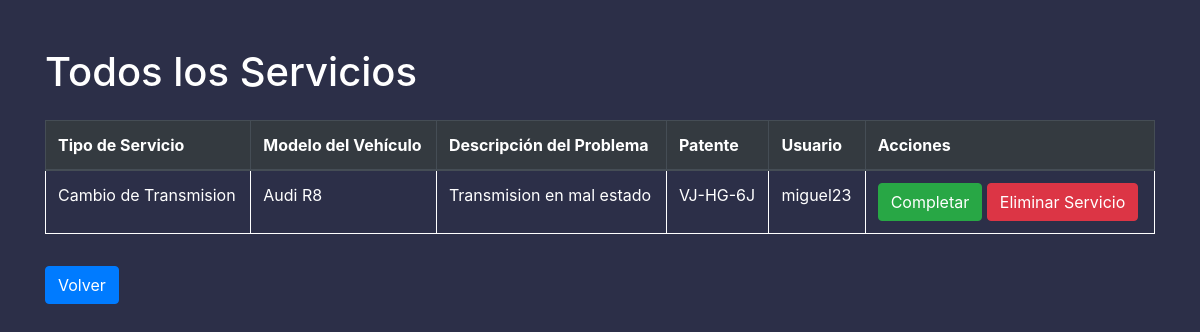
The app's page /employee/all_service/ (signed in) with its own data.
### proyectoservi/models.py (models this page shows, shortened)
class Servicio(models.Model):
    tipo_servicio = models.CharField(max_length=100)
    modelo_vehiculo = models.CharField(max_length=100)
    descripcion_problema = models.TextField()
    patente = models.CharField(max_length=20)
    user = models.ForeignKey(User, on_delete=models.CASCADE)
    completado = models.BooleanField(default=False)
    fecha_creacion = models.DateTimeField(auto_now_add=True)

### proyectoservi/views.py (the view)
# urls.py: path('employee/all_service/', views.view_all_services, name="all_employee_service"),
@login_required
def view_all_services(request):
    services = Servicio.objects.filter(completado=False)
    return render(request, 'all_services.html', {'services': services})

### proyectoservi/templates/all_services.html (shortened to what this page needs)
<!DOCTYPE html>
<html lang="es">
<head>
    {% load static %}
    <link rel="stylesheet" href="https://stackpath.bootstrapcdn.com/bootstrap/4.5.2/css/bootstrap.min.css">
    <link rel="stylesheet" href="{% static 'css/custom_styles.css' %}">
</head>
<body>
    <div class="container mt-5">
        <h1 class="mb-4">Todos los Servicios</h1>
        <table class="table table-bordered">
            <thead class="thead-dark">
                <tr>
                    <th>Tipo de Servicio</th>
                    <th>Modelo del Vehículo</th>
                    <th>Descripción del Problema</th>
                    <th>Patente</th>
                    <th>Usuario</th>
                    <th>Acciones</th>
                </tr>
            </thead>
            <tbody>
                {% for service in services %}
                <tr>
                    <td>{{ service.tipo_servicio }}</td>
                    <td>{{ service.modelo_vehiculo }}</td>
                    <td>{{ service.descripcion_problema }}</td>
                    <td>{{ service.patente }}</td>
                    <td>{{ service.user }}</td>
                    <td>
                        <button class="btn btn-success" onclick="location.href='/employee/all_service/complete/{{ service.id }}/'">Completar</button>
                        <button class="btn btn-danger" onclick="location.href='/employee/all_service/delete/{{ service.id }}/'">Eliminar Servicio</button>
                    </td>
                </tr>
                {% endfor %}
            </tbody>
        </table>
        <button class="btn btn-primary mt-3" onclick="location.href='/employee/'">Volver</button>
    </div>
</body>
</html>

### proyectoservi/static/css/custom_styles.css (style rules this page uses)
body { background-color: #2C2F48; color: white; }
.table { color: white; }
.table thead { background-color: #2C2F48; }
.table-bordered th, .table-bordered td { border-color: white; }
.btn-primary, .btn-danger, .btn-success { color: white; }

### records on screen
Servicio: tipo_servicio "Cambio de Transmision", modelo_vehiculo "Audi R8", descripcion_problema "Transmision en mal estado", patente "VJ-HG-6J", user "miguel23"
